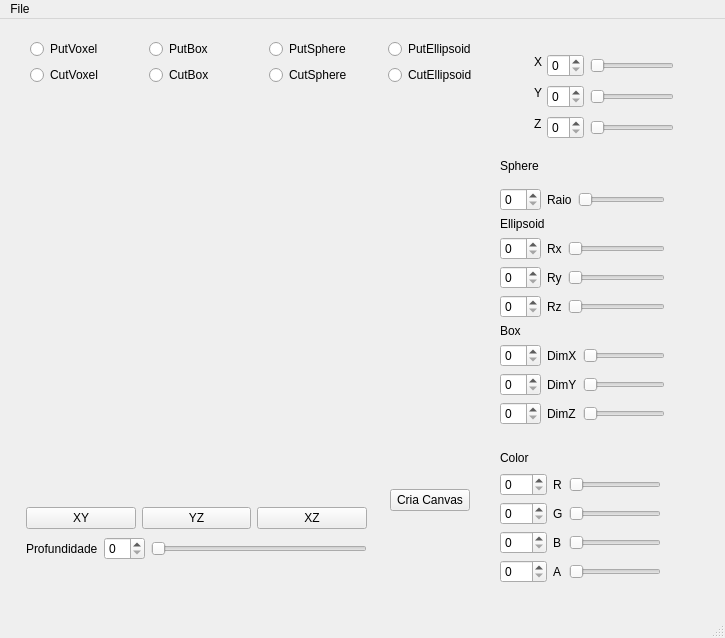
<?xml version="1.0" encoding="UTF-8"?>
<ui version="4.0">
 <class>MainWindow</class>
 <widget class="QMainWindow" name="MainWindow">
  <property name="geometry">
   <rect>
    <x>0</x>
    <y>0</y>
    <width>725</width>
    <height>638</height>
   </rect>
  </property>
  <property name="windowTitle">
   <string>MainWindow</string>
  </property>
  <widget class="QWidget" name="centralwidget">
   <widget class="Plotter" name="widget" native="true">
    <property name="geometry">
     <rect>
      <x>20</x>
      <y>80</y>
      <width>441</width>
      <height>371</height>
     </rect>
    </property>
   </widget>
   <widget class="QWidget" name="layoutWidget">
    <property name="geometry">
     <rect>
      <x>30</x>
      <y>20</y>
      <width>471</width>
      <height>48</height>
     </rect>
    </property>
    <layout class="QGridLayout" name="gridLayout_5">
     <item row="0" column="0">
      <widget class="QRadioButton" name="radioButtonPutVoxel">
       <property name="text">
        <string>PutVoxel</string>
       </property>
      </widget>
     </item>
     <item row="0" column="1">
      <widget class="QRadioButton" name="radioButtonPutBox">
       <property name="text">
        <string>PutBox</string>
       </property>
      </widget>
     </item>
     <item row="0" column="2">
      <widget class="QRadioButton" name="radioButtonPutSphere">
       <property name="text">
        <string>PutSphere</string>
       </property>
      </widget>
     </item>
     <item row="0" column="3">
      <widget class="QRadioButton" name="radioButtonPutEllipsoid">
       <property name="text">
        <string>PutEllipsoid</string>
       </property>
      </widget>
     </item>
     <item row="1" column="0">
      <widget class="QRadioButton" name="radioButtonCutVoxel">
       <property name="text">
        <string>CutVoxel</string>
       </property>
      </widget>
     </item>
     <item row="1" column="1">
      <widget class="QRadioButton" name="radioButtonCutBox">
       <property name="text">
        <string>CutBox</string>
       </property>
      </widget>
     </item>
     <item row="1" column="2">
      <widget class="QRadioButton" name="radioButtonCutSphere">
       <property name="text">
        <string>CutSphere</string>
       </property>
      </widget>
     </item>
     <item row="1" column="3">
      <widget class="QRadioButton" name="radioButtonCutEllipsoid">
       <property name="text">
        <string>CutEllipsoid</string>
       </property>
      </widget>
     </item>
    </layout>
   </widget>
   <widget class="QWidget" name="layoutWidget">
    <property name="geometry">
     <rect>
      <x>500</x>
      <y>430</y>
      <width>161</width>
      <height>134</height>
     </rect>
    </property>
    <layout class="QVBoxLayout" name="verticalLayout">
     <item>
      <widget class="QLabel" name="label">
       <property name="text">
        <string>Color</string>
       </property>
      </widget>
     </item>
     <item>
      <layout class="QGridLayout" name="gridLayout">
       <item row="0" column="0">
        <widget class="QSpinBox" name="spinBoxR">
         <property name="maximum">
          <number>255</number>
         </property>
        </widget>
       </item>
       <item row="0" column="1">
        <widget class="QLabel" name="Vermelho">
         <property name="text">
          <string>R</string>
         </property>
        </widget>
       </item>
       <item row="0" column="2">
        <widget class="QSlider" name="horizontalSliderRed">
         <property name="minimum">
          <number>1</number>
         </property>
         <property name="maximum">
          <number>254</number>
         </property>
         <property name="orientation">
          <enum>Qt::Horizontal</enum>
         </property>
        </widget>
       </item>
       <item row="1" column="0">
        <widget class="QSpinBox" name="spinBoxG">
         <property name="maximum">
          <number>255</number>
         </property>
        </widget>
       </item>
       <item row="1" column="1">
        <widget class="QLabel" name="Verde">
         <property name="text">
          <string>G</string>
         </property>
        </widget>
       </item>
       <item row="1" column="2">
        <widget class="QSlider" name="horizontalSliderGreen">
         <property name="minimum">
          <number>1</number>
         </property>
         <property name="maximum">
          <number>254</number>
         </property>
         <property name="orientation">
          <enum>Qt::Horizontal</enum>
         </property>
        </widget>
       </item>
       <item row="2" column="0">
        <widget class="QSpinBox" name="spinBoxB">
         <property name="maximum">
          <number>255</number>
         </property>
        </widget>
       </item>
       <item row="2" column="1">
        <widget class="QLabel" name="Azul">
         <property name="text">
          <string>B</string>
         </property>
        </widget>
       </item>
       <item row="2" column="2">
        <widget class="QSlider" name="horizontalSliderBlue">
         <property name="minimum">
          <number>1</number>
         </property>
         <property name="maximum">
          <number>254</number>
         </property>
         <property name="orientation">
          <enum>Qt::Horizontal</enum>
         </property>
        </widget>
       </item>
       <item row="3" column="0">
        <widget class="QSpinBox" name="spinBoxA">
         <property name="maximum">
          <number>255</number>
         </property>
        </widget>
       </item>
       <item row="3" column="1">
        <widget class="QLabel" name="Alfa">
         <property name="text">
          <string>A</string>
         </property>
        </widget>
       </item>
       <item row="3" column="2">
        <widget class="QSlider" name="horizontalSliderAlfa">
         <property name="minimum">
          <number>1</number>
         </property>
         <property name="maximum">
          <number>254</number>
         </property>
         <property name="orientation">
          <enum>Qt::Horizontal</enum>
         </property>
        </widget>
       </item>
      </layout>
     </item>
    </layout>
   </widget>
   <widget class="QWidget" name="layoutWidget">
    <property name="geometry">
     <rect>
      <x>26</x>
      <y>486</y>
      <width>341</width>
      <height>58</height>
     </rect>
    </property>
    <layout class="QVBoxLayout" name="verticalLayout_6">
     <item>
      <layout class="QHBoxLayout" name="horizontalLayout">
       <item>
        <widget class="QPushButton" name="pushButtonXY">
         <property name="text">
          <string>XY</string>
         </property>
        </widget>
       </item>
       <item>
        <widget class="QPushButton" name="pushButtonYZ">
         <property name="text">
          <string>YZ</string>
         </property>
        </widget>
       </item>
       <item>
        <widget class="QPushButton" name="pushButtonXZ">
         <property name="text">
          <string>XZ</string>
         </property>
        </widget>
       </item>
      </layout>
     </item>
     <item>
      <layout class="QHBoxLayout" name="horizontalLayout_2">
       <item>
        <widget class="QLabel" name="Profundidade">
         <property name="text">
          <string>Profundidade</string>
         </property>
        </widget>
       </item>
       <item>
        <widget class="QSpinBox" name="spinBox"/>
       </item>
       <item>
        <widget class="QSlider" name="horizontalSliderProf">
         <property name="orientation">
          <enum>Qt::Horizontal</enum>
         </property>
        </widget>
       </item>
      </layout>
     </item>
    </layout>
   </widget>
   <widget class="QWidget" name="layoutWidget">
    <property name="geometry">
     <rect>
      <x>500</x>
      <y>130</y>
      <width>165</width>
      <height>276</height>
     </rect>
    </property>
    <layout class="QVBoxLayout" name="verticalLayout_2">
     <item>
      <layout class="QVBoxLayout" name="verticalLayout_5">
       <item>
        <widget class="QLabel" name="labelSphere">
         <property name="text">
          <string>Sphere</string>
         </property>
        </widget>
       </item>
       <item>
        <layout class="QGridLayout" name="gridLayout_4">
         <item row="0" column="0">
          <widget class="QSpinBox" name="spinBoxRaio"/>
         </item>
         <item row="0" column="1">
          <widget class="QLabel" name="Raio">
           <property name="text">
            <string>Raio</string>
           </property>
          </widget>
         </item>
         <item row="0" column="2">
          <widget class="QSlider" name="horizontalSliderRaio">
           <property name="orientation">
            <enum>Qt::Horizontal</enum>
           </property>
          </widget>
         </item>
        </layout>
       </item>
      </layout>
     </item>
     <item>
      <layout class="QVBoxLayout" name="verticalLayout_4">
       <item>
        <widget class="QLabel" name="labelEllipsoid">
         <property name="text">
          <string>Ellipsoid</string>
         </property>
        </widget>
       </item>
       <item>
        <layout class="QGridLayout" name="gridLayout_3">
         <item row="0" column="0">
          <widget class="QSpinBox" name="spinBoxRx"/>
         </item>
         <item row="0" column="1">
          <widget class="QLabel" name="Rx">
           <property name="text">
            <string>Rx</string>
           </property>
          </widget>
         </item>
         <item row="0" column="2">
          <widget class="QSlider" name="horizontalSliderRx">
           <property name="orientation">
            <enum>Qt::Horizontal</enum>
           </property>
          </widget>
         </item>
         <item row="1" column="0">
          <widget class="QSpinBox" name="spinBoxRy"/>
         </item>
         <item row="1" column="1">
          <widget class="QLabel" name="Ry">
           <property name="text">
            <string>Ry</string>
           </property>
          </widget>
         </item>
         <item row="1" column="2">
          <widget class="QSlider" name="horizontalSliderRy">
           <property name="orientation">
            <enum>Qt::Horizontal</enum>
           </property>
          </widget>
         </item>
         <item row="2" column="0">
          <widget class="QSpinBox" name="spinBoxRz"/>
         </item>
         <item row="2" column="1">
          <widget class="QLabel" name="Rz">
           <property name="text">
            <string>Rz</string>
           </property>
          </widget>
         </item>
         <item row="2" column="2">
          <widget class="QSlider" name="horizontalSliderRz">
           <property name="orientation">
            <enum>Qt::Horizontal</enum>
           </property>
          </widget>
         </item>
        </layout>
       </item>
      </layout>
     </item>
     <item>
      <layout class="QVBoxLayout" name="verticalLayout_3">
       <item>
        <widget class="QLabel" name="labelBox">
         <property name="text">
          <string>Box</string>
         </property>
        </widget>
       </item>
       <item>
        <layout class="QGridLayout" name="gridLayout_2">
         <item row="0" column="0">
          <widget class="QSpinBox" name="spinBoxDimX"/>
         </item>
         <item row="0" column="1">
          <widget class="QLabel" name="DimX">
           <property name="text">
            <string>DimX</string>
           </property>
          </widget>
         </item>
         <item row="0" column="2">
          <widget class="QSlider" name="horizontalSliderDimX">
           <property name="orientation">
            <enum>Qt::Horizontal</enum>
           </property>
          </widget>
         </item>
         <item row="1" column="0">
          <widget class="QSpinBox" name="spinBoxDimY"/>
         </item>
         <item row="1" column="1">
          <widget class="QLabel" name="DimY">
           <property name="text">
            <string>DimY</string>
           </property>
          </widget>
         </item>
         <item row="1" column="2">
          <widget class="QSlider" name="horizontalSliderDimY">
           <property name="orientation">
            <enum>Qt::Horizontal</enum>
           </property>
          </widget>
         </item>
         <item row="2" column="0">
          <widget class="QSpinBox" name="spinBoxDimZ"/>
         </item>
         <item row="2" column="1">
          <widget class="QLabel" name="DimZ">
           <property name="text">
            <string>DimZ</string>
           </property>
          </widget>
         </item>
         <item row="2" column="2">
          <widget class="QSlider" name="horizontalSliderDimZ">
           <property name="orientation">
            <enum>Qt::Horizontal</enum>
           </property>
          </widget>
         </item>
        </layout>
       </item>
      </layout>
     </item>
    </layout>
   </widget>
   <widget class="QLabel" name="YGeral">
    <property name="geometry">
     <rect>
      <x>534</x>
      <y>66</y>
      <width>16</width>
      <height>16</height>
     </rect>
    </property>
    <property name="text">
     <string>Y</string>
    </property>
   </widget>
   <widget class="QSlider" name="horizontalSliderZCanvas">
    <property name="geometry">
     <rect>
      <x>590</x>
      <y>101</y>
      <width>84</width>
      <height>16</height>
     </rect>
    </property>
    <property name="orientation">
     <enum>Qt::Horizontal</enum>
    </property>
   </widget>
   <widget class="QSpinBox" name="spinBoxXCanvas">
    <property name="geometry">
     <rect>
      <x>547</x>
      <y>35</y>
      <width>37</width>
      <height>23</height>
     </rect>
    </property>
   </widget>
   <widget class="QSpinBox" name="spinBoxYCanvas">
    <property name="geometry">
     <rect>
      <x>547</x>
      <y>66</y>
      <width>37</width>
      <height>23</height>
     </rect>
    </property>
   </widget>
   <widget class="QLabel" name="ZGeral">
    <property name="geometry">
     <rect>
      <x>534</x>
      <y>97</y>
      <width>16</width>
      <height>16</height>
     </rect>
    </property>
    <property name="text">
     <string>Z</string>
    </property>
   </widget>
   <widget class="QSpinBox" name="spinBoxZCanvas">
    <property name="geometry">
     <rect>
      <x>547</x>
      <y>97</y>
      <width>37</width>
      <height>23</height>
     </rect>
    </property>
   </widget>
   <widget class="QSlider" name="horizontalSliderXCanvas">
    <property name="geometry">
     <rect>
      <x>590</x>
      <y>39</y>
      <width>84</width>
      <height>16</height>
     </rect>
    </property>
    <property name="orientation">
     <enum>Qt::Horizontal</enum>
    </property>
   </widget>
   <widget class="QLabel" name="XGeral">
    <property name="geometry">
     <rect>
      <x>534</x>
      <y>35</y>
      <width>16</width>
      <height>16</height>
     </rect>
    </property>
    <property name="text">
     <string>X</string>
    </property>
   </widget>
   <widget class="QSlider" name="horizontalSliderYCanvas">
    <property name="geometry">
     <rect>
      <x>590</x>
      <y>70</y>
      <width>84</width>
      <height>16</height>
     </rect>
    </property>
    <property name="orientation">
     <enum>Qt::Horizontal</enum>
    </property>
   </widget>
   <widget class="QPushButton" name="pushButtonCriaCanvas">
    <property name="geometry">
     <rect>
      <x>390</x>
      <y>470</y>
      <width>80</width>
      <height>22</height>
     </rect>
    </property>
    <property name="text">
     <string>Cria Canvas</string>
    </property>
   </widget>
  </widget>
  <widget class="QMenuBar" name="menubar">
   <property name="geometry">
    <rect>
     <x>0</x>
     <y>0</y>
     <width>725</width>
     <height>22</height>
    </rect>
   </property>
   <widget class="QMenu" name="menuFile">
    <property name="title">
     <string>File</string>
    </property>
    <addaction name="actionSave"/>
    <addaction name="actionQuit"/>
   </widget>
   <addaction name="menuFile"/>
  </widget>
  <widget class="QStatusBar" name="statusbar"/>
  <action name="actionQuit">
   <property name="text">
    <string>Quit</string>
   </property>
  </action>
  <action name="actionSave">
   <property name="text">
    <string>Save</string>
   </property>
  </action>
 </widget>
 <customwidgets>
  <customwidget>
   <class>Plotter</class>
   <extends>QWidget</extends>
   <header>plotter.h</header>
   <container>1</container>
  </customwidget>
 </customwidgets>
 <resources/>
 <connections>
  <connection>
   <sender>spinBoxRaio</sender>
   <signal>valueChanged(int)</signal>
   <receiver>horizontalSliderRaio</receiver>
   <slot>setValue(int)</slot>
   <hints>
    <hint type="sourcelabel">
     <x>549</x>
     <y>215</y>
    </hint>
    <hint type="destinationlabel">
     <x>686</x>
     <y>211</y>
    </hint>
   </hints>
  </connection>
  <connection>
   <sender>horizontalSliderRaio</sender>
   <signal>valueChanged(int)</signal>
   <receiver>spinBoxRaio</receiver>
   <slot>setValue(int)</slot>
   <hints>
    <hint type="sourcelabel">
     <x>686</x>
     <y>211</y>
    </hint>
    <hint type="destinationlabel">
     <x>557</x>
     <y>215</y>
    </hint>
   </hints>
  </connection>
  <connection>
   <sender>spinBoxRx</sender>
   <signal>valueChanged(int)</signal>
   <receiver>horizontalSliderRx</receiver>
   <slot>setValue(int)</slot>
   <hints>
    <hint type="sourcelabel">
     <x>545</x>
     <y>275</y>
    </hint>
    <hint type="destinationlabel">
     <x>677</x>
     <y>271</y>
    </hint>
   </hints>
  </connection>
  <connection>
   <sender>horizontalSliderRx</sender>
   <signal>valueChanged(int)</signal>
   <receiver>spinBoxRx</receiver>
   <slot>setValue(int)</slot>
   <hints>
    <hint type="sourcelabel">
     <x>677</x>
     <y>271</y>
    </hint>
    <hint type="destinationlabel">
     <x>562</x>
     <y>275</y>
    </hint>
   </hints>
  </connection>
  <connection>
   <sender>spinBoxRy</sender>
   <signal>valueChanged(int)</signal>
   <receiver>horizontalSliderRy</receiver>
   <slot>setValue(int)</slot>
   <hints>
    <hint type="sourcelabel">
     <x>550</x>
     <y>304</y>
    </hint>
    <hint type="destinationlabel">
     <x>677</x>
     <y>300</y>
    </hint>
   </hints>
  </connection>
  <connection>
   <sender>horizontalSliderRy</sender>
   <signal>valueChanged(int)</signal>
   <receiver>spinBoxRy</receiver>
   <slot>setValue(int)</slot>
   <hints>
    <hint type="sourcelabel">
     <x>677</x>
     <y>300</y>
    </hint>
    <hint type="destinationlabel">
     <x>556</x>
     <y>304</y>
    </hint>
   </hints>
  </connection>
  <connection>
   <sender>spinBoxRz</sender>
   <signal>valueChanged(int)</signal>
   <receiver>horizontalSliderRz</receiver>
   <slot>setValue(int)</slot>
   <hints>
    <hint type="sourcelabel">
     <x>549</x>
     <y>333</y>
    </hint>
    <hint type="destinationlabel">
     <x>677</x>
     <y>329</y>
    </hint>
   </hints>
  </connection>
  <connection>
   <sender>horizontalSliderRz</sender>
   <signal>valueChanged(int)</signal>
   <receiver>spinBoxRz</receiver>
   <slot>setValue(int)</slot>
   <hints>
    <hint type="sourcelabel">
     <x>677</x>
     <y>329</y>
    </hint>
    <hint type="destinationlabel">
     <x>546</x>
     <y>333</y>
    </hint>
   </hints>
  </connection>
  <connection>
   <sender>spinBoxDimX</sender>
   <signal>valueChanged(int)</signal>
   <receiver>horizontalSliderDimX</receiver>
   <slot>setValue(int)</slot>
   <hints>
    <hint type="sourcelabel">
     <x>547</x>
     <y>395</y>
    </hint>
    <hint type="destinationlabel">
     <x>690</x>
     <y>391</y>
    </hint>
   </hints>
  </connection>
  <connection>
   <sender>horizontalSliderDimX</sender>
   <signal>valueChanged(int)</signal>
   <receiver>spinBoxDimX</receiver>
   <slot>setValue(int)</slot>
   <hints>
    <hint type="sourcelabel">
     <x>690</x>
     <y>391</y>
    </hint>
    <hint type="destinationlabel">
     <x>564</x>
     <y>395</y>
    </hint>
   </hints>
  </connection>
  <connection>
   <sender>spinBoxDimY</sender>
   <signal>valueChanged(int)</signal>
   <receiver>horizontalSliderDimY</receiver>
   <slot>setValue(int)</slot>
   <hints>
    <hint type="sourcelabel">
     <x>546</x>
     <y>424</y>
    </hint>
    <hint type="destinationlabel">
     <x>690</x>
     <y>420</y>
    </hint>
   </hints>
  </connection>
  <connection>
   <sender>horizontalSliderDimY</sender>
   <signal>valueChanged(int)</signal>
   <receiver>spinBoxDimY</receiver>
   <slot>setValue(int)</slot>
   <hints>
    <hint type="sourcelabel">
     <x>690</x>
     <y>420</y>
    </hint>
    <hint type="destinationlabel">
     <x>544</x>
     <y>424</y>
    </hint>
   </hints>
  </connection>
  <connection>
   <sender>spinBoxDimZ</sender>
   <signal>valueChanged(int)</signal>
   <receiver>horizontalSliderDimZ</receiver>
   <slot>setValue(int)</slot>
   <hints>
    <hint type="sourcelabel">
     <x>552</x>
     <y>453</y>
    </hint>
    <hint type="destinationlabel">
     <x>690</x>
     <y>449</y>
    </hint>
   </hints>
  </connection>
  <connection>
   <sender>horizontalSliderDimZ</sender>
   <signal>valueChanged(int)</signal>
   <receiver>spinBoxDimZ</receiver>
   <slot>setValue(int)</slot>
   <hints>
    <hint type="sourcelabel">
     <x>690</x>
     <y>449</y>
    </hint>
    <hint type="destinationlabel">
     <x>548</x>
     <y>453</y>
    </hint>
   </hints>
  </connection>
  <connection>
   <sender>spinBoxR</sender>
   <signal>valueChanged(int)</signal>
   <receiver>horizontalSliderRed</receiver>
   <slot>setValue(int)</slot>
   <hints>
    <hint type="sourcelabel">
     <x>552</x>
     <y>494</y>
    </hint>
    <hint type="destinationlabel">
     <x>678</x>
     <y>511</y>
    </hint>
   </hints>
  </connection>
  <connection>
   <sender>horizontalSliderRed</sender>
   <signal>valueChanged(int)</signal>
   <receiver>spinBoxR</receiver>
   <slot>setValue(int)</slot>
   <hints>
    <hint type="sourcelabel">
     <x>678</x>
     <y>511</y>
    </hint>
    <hint type="destinationlabel">
     <x>544</x>
     <y>494</y>
    </hint>
   </hints>
  </connection>
  <connection>
   <sender>spinBoxG</sender>
   <signal>valueChanged(int)</signal>
   <receiver>horizontalSliderGreen</receiver>
   <slot>setValue(int)</slot>
   <hints>
    <hint type="sourcelabel">
     <x>541</x>
     <y>523</y>
    </hint>
    <hint type="destinationlabel">
     <x>678</x>
     <y>540</y>
    </hint>
   </hints>
  </connection>
  <connection>
   <sender>horizontalSliderGreen</sender>
   <signal>valueChanged(int)</signal>
   <receiver>spinBoxG</receiver>
   <slot>setValue(int)</slot>
   <hints>
    <hint type="sourcelabel">
     <x>678</x>
     <y>540</y>
    </hint>
    <hint type="destinationlabel">
     <x>561</x>
     <y>523</y>
    </hint>
   </hints>
  </connection>
  <connection>
   <sender>spinBoxB</sender>
   <signal>valueChanged(int)</signal>
   <receiver>horizontalSliderBlue</receiver>
   <slot>setValue(int)</slot>
   <hints>
    <hint type="sourcelabel">
     <x>552</x>
     <y>552</y>
    </hint>
    <hint type="destinationlabel">
     <x>678</x>
     <y>569</y>
    </hint>
   </hints>
  </connection>
  <connection>
   <sender>horizontalSliderBlue</sender>
   <signal>valueChanged(int)</signal>
   <receiver>spinBoxB</receiver>
   <slot>setValue(int)</slot>
   <hints>
    <hint type="sourcelabel">
     <x>678</x>
     <y>569</y>
    </hint>
    <hint type="destinationlabel">
     <x>552</x>
     <y>552</y>
    </hint>
   </hints>
  </connection>
  <connection>
   <sender>spinBoxA</sender>
   <signal>valueChanged(int)</signal>
   <receiver>horizontalSliderAlfa</receiver>
   <slot>setValue(int)</slot>
   <hints>
    <hint type="sourcelabel">
     <x>544</x>
     <y>602</y>
    </hint>
    <hint type="destinationlabel">
     <x>678</x>
     <y>598</y>
    </hint>
   </hints>
  </connection>
  <connection>
   <sender>horizontalSliderAlfa</sender>
   <signal>valueChanged(int)</signal>
   <receiver>spinBoxA</receiver>
   <slot>setValue(int)</slot>
   <hints>
    <hint type="sourcelabel">
     <x>678</x>
     <y>598</y>
    </hint>
    <hint type="destinationlabel">
     <x>535</x>
     <y>602</y>
    </hint>
   </hints>
  </connection>
  <connection>
   <sender>spinBoxXCanvas</sender>
   <signal>valueChanged(int)</signal>
   <receiver>horizontalSliderXCanvas</receiver>
   <slot>setValue(int)</slot>
   <hints>
    <hint type="sourcelabel">
     <x>581</x>
     <y>55</y>
    </hint>
    <hint type="destinationlabel">
     <x>681</x>
     <y>51</y>
    </hint>
   </hints>
  </connection>
  <connection>
   <sender>horizontalSliderXCanvas</sender>
   <signal>valueChanged(int)</signal>
   <receiver>spinBoxXCanvas</receiver>
   <slot>setValue(int)</slot>
   <hints>
    <hint type="sourcelabel">
     <x>660</x>
     <y>51</y>
    </hint>
    <hint type="destinationlabel">
     <x>581</x>
     <y>55</y>
    </hint>
   </hints>
  </connection>
  <connection>
   <sender>spinBoxYCanvas</sender>
   <signal>valueChanged(int)</signal>
   <receiver>horizontalSliderYCanvas</receiver>
   <slot>setValue(int)</slot>
   <hints>
    <hint type="sourcelabel">
     <x>581</x>
     <y>86</y>
    </hint>
    <hint type="destinationlabel">
     <x>680</x>
     <y>82</y>
    </hint>
   </hints>
  </connection>
  <connection>
   <sender>horizontalSliderYCanvas</sender>
   <signal>valueChanged(int)</signal>
   <receiver>spinBoxYCanvas</receiver>
   <slot>setValue(int)</slot>
   <hints>
    <hint type="sourcelabel">
     <x>681</x>
     <y>82</y>
    </hint>
    <hint type="destinationlabel">
     <x>581</x>
     <y>86</y>
    </hint>
   </hints>
  </connection>
  <connection>
   <sender>spinBoxZCanvas</sender>
   <signal>valueChanged(int)</signal>
   <receiver>horizontalSliderZCanvas</receiver>
   <slot>setValue(int)</slot>
   <hints>
    <hint type="sourcelabel">
     <x>567</x>
     <y>117</y>
    </hint>
    <hint type="destinationlabel">
     <x>681</x>
     <y>113</y>
    </hint>
   </hints>
  </connection>
  <connection>
   <sender>horizontalSliderZCanvas</sender>
   <signal>valueChanged(int)</signal>
   <receiver>spinBoxZCanvas</receiver>
   <slot>setValue(int)</slot>
   <hints>
    <hint type="sourcelabel">
     <x>681</x>
     <y>113</y>
    </hint>
    <hint type="destinationlabel">
     <x>581</x>
     <y>117</y>
    </hint>
   </hints>
  </connection>
  <connection>
   <sender>spinBox</sender>
   <signal>valueChanged(int)</signal>
   <receiver>horizontalSliderProf</receiver>
   <slot>setValue(int)</slot>
   <hints>
    <hint type="sourcelabel">
     <x>110</x>
     <y>561</y>
    </hint>
    <hint type="destinationlabel">
     <x>301</x>
     <y>557</y>
    </hint>
   </hints>
  </connection>
  <connection>
   <sender>horizontalSliderProf</sender>
   <signal>valueChanged(int)</signal>
   <receiver>spinBox</receiver>
   <slot>setValue(int)</slot>
   <hints>
    <hint type="sourcelabel">
     <x>359</x>
     <y>557</y>
    </hint>
    <hint type="destinationlabel">
     <x>124</x>
     <y>561</y>
    </hint>
   </hints>
  </connection>
  <connection>
   <sender>actionQuit</sender>
   <signal>triggered()</signal>
   <receiver>MainWindow</receiver>
   <slot>sair()</slot>
   <hints>
    <hint type="sourcelabel">
     <x>-1</x>
     <y>-1</y>
    </hint>
    <hint type="destinationlabel">
     <x>362</x>
     <y>318</y>
    </hint>
   </hints>
  </connection>
  <connection>
   <sender>spinBoxA</sender>
   <signal>valueChanged(int)</signal>
   <receiver>horizontalSliderAlfa</receiver>
   <slot>setValue(int)</slot>
   <hints>
    <hint type="sourcelabel">
     <x>551</x>
     <y>591</y>
    </hint>
    <hint type="destinationlabel">
     <x>619</x>
     <y>595</y>
    </hint>
   </hints>
  </connection>
 </connections>
 <slots>
  <slot>sair()</slot>
 </slots>
</ui>
